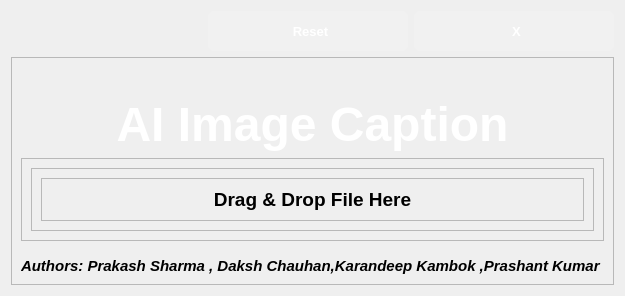
<?xml version="1.0" encoding="UTF-8"?>
<ui version="4.0">
 <class>Dialog</class>
 <widget class="QDialog" name="Dialog">
  <property name="sizePolicy">
   <sizepolicy hsizetype="Expanding" vsizetype="Expanding">
    <horstretch>0</horstretch>
    <verstretch>0</verstretch>
   </sizepolicy>
  </property>
  <property name="windowTitle">
   <string>Dialog</string>
  </property>
  <layout class="QGridLayout" name="gridLayout_2">
   <item row="0" column="0">
    <layout class="QHBoxLayout" name="horizontalLayout_2">
     <item>
      <spacer name="horizontalSpacer">
       <property name="orientation">
        <enum>Qt::Horizontal</enum>
       </property>
       <property name="sizeHint" stdset="0">
        <size>
         <width>40</width>
         <height>20</height>
        </size>
       </property>
      </spacer>
     </item>
     <item>
      <widget class="QPushButton" name="reset_ui">
       <property name="minimumSize">
        <size>
         <width>200</width>
         <height>40</height>
        </size>
       </property>
       <property name="maximumSize">
        <size>
         <width>500</width>
         <height>16777215</height>
        </size>
       </property>
       <property name="font">
        <font>
         <family>Segoe UI</family>
         <pointsize>10</pointsize>
         <weight>75</weight>
         <bold>true</bold>
        </font>
       </property>
       <property name="styleSheet">
        <string notr="true">
QPushButton{
color: white;
background: rgba(255, 255, 255, 30);
border-radius: 6px;
padding-left: 5px;
}

QPushButton::hover{
	color: white;
	background-color : rgba(0, 0  ,0 ,100);

}

QPushButton::pressed{
	background-color: rgba(0, 0, 0, 120)
}
</string>
       </property>
       <property name="text">
        <string>Reset</string>
       </property>
      </widget>
     </item>
     <item alignment="Qt::AlignRight|Qt::AlignTop">
      <widget class="QPushButton" name="close_ui">
       <property name="minimumSize">
        <size>
         <width>200</width>
         <height>40</height>
        </size>
       </property>
       <property name="maximumSize">
        <size>
         <width>25</width>
         <height>45</height>
        </size>
       </property>
       <property name="font">
        <font>
         <family>Segoe UI</family>
         <pointsize>10</pointsize>
         <weight>75</weight>
         <bold>true</bold>
        </font>
       </property>
       <property name="styleSheet">
        <string notr="true">
QPushButton{
color: white;
background: rgba(255, 255, 255, 30);
border-radius: 6px;
padding-left: 5px;
}

QPushButton::hover{
	color: white;
	background-color : rgba(0, 0  ,0 ,100);

}

QPushButton::pressed{
	background-color: rgba(0, 0, 0, 120)
}
</string>
       </property>
       <property name="text">
        <string>X</string>
       </property>
      </widget>
     </item>
    </layout>
   </item>
   <item row="1" column="0">
    <layout class="QGridLayout" name="gridLayout">
     <item row="1" column="0">
      <widget class="QFrame" name="frame">
       <property name="sizePolicy">
        <sizepolicy hsizetype="Expanding" vsizetype="Expanding">
         <horstretch>0</horstretch>
         <verstretch>0</verstretch>
        </sizepolicy>
       </property>
       <property name="styleSheet">
        <string notr="true"> QListView::item{
              			color: white;
                        background: transparent;
                        background-color: rgba(255, 255, 255, 20);
                        border-radius: 8;
                        padding-left: 15px;
                        }
QListWidget QScrollBar
                        {
                        background : transparent;
                        }
 QListView::item:selected
                        {
                        border : 0px;
                        color: white;
                        background : rgba(255, 255, 255, 60);
                        }
                        QListView::item:hover
                        {
                        border : 0px;
                        background : rgba(255, 255, 255, 60);
                        }
 QScrollBar:horizontal {
                border: none;
                background: rgb(52, 59, 72);
                height: 8px;
                margin: 0px 21px 0 21px;
                border-radius: 0px;
            }
 QScrollBar::handle:horizontal {
                background: rgba(255, 255, 255, 30);
                min-width: 25px;
                border-radius: 4px
            }
QScrollBar::add-line:horizontal {
                border: none;
                background:rgba(255, 255, 255, 30);
                width: 20px;
                border-top-right-radius: 4px;
                border-bottom-right-radius: 4px;
                subcontrol-position: right;
                subcontrol-origin: margin;
            }
QScrollBar::sub-line:horizontal {
                border: none;
                background: rgb(55, 63, 77);
                width: 20px;
                border-top-left-radius: 4px;
                border-bottom-left-radius: 4px;
                subcontrol-position: left;
                subcontrol-origin: margin;
            }
 QScrollBar::up-arrow:horizontal, QScrollBar::down-arrow:horizontal
            {
                 background: none;
            }
 QScrollBar::add-page:horizontal, QScrollBar::sub-page:horizontal
            {
                 background: none;
            }
 QScrollBar:vertical {
                border: none;
                background: rgba(255, 255, 255, 10);
                width: 8px;
                margin: 21px 0 21px 0;
                border-radius: 0px;
             }
 QScrollBar::handle:vertical {  
                background: rgba(255, 255, 255, 50);
                min-height: 25px;
                border-radius: 4px
             }

QScrollBar::sub-line:vertical {
                border: none;
                background: rgba(0, 0, 0, 10);
                 height: 20px;
                border-top-left-radius: 4px;
                border-top-right-radius: 4px;
                 subcontrol-position: top;
                 subcontrol-origin: margin;
             }
QScrollBar::up-arrow:vertical, QScrollBar::down-arrow:vertical {
                 background: none;
             }

QScrollBar::add-page:vertical, QScrollBar::sub-page:vertical {
                 background: none;
             }
                        </string>
       </property>
       <property name="frameShape">
        <enum>QFrame::StyledPanel</enum>
       </property>
       <property name="frameShadow">
        <enum>QFrame::Raised</enum>
       </property>
       <layout class="QGridLayout" name="gridLayout_3">
        <item row="0" column="1">
         <spacer name="verticalSpacer">
          <property name="orientation">
           <enum>Qt::Vertical</enum>
          </property>
          <property name="sizeType">
           <enum>QSizePolicy::Fixed</enum>
          </property>
          <property name="sizeHint" stdset="0">
           <size>
            <width>20</width>
            <height>30</height>
           </size>
          </property>
         </spacer>
        </item>
        <item row="5" column="1">
         <spacer name="verticalSpacer_2">
          <property name="orientation">
           <enum>Qt::Vertical</enum>
          </property>
          <property name="sizeType">
           <enum>QSizePolicy::Fixed</enum>
          </property>
          <property name="sizeHint" stdset="0">
           <size>
            <width>10</width>
            <height>10</height>
           </size>
          </property>
         </spacer>
        </item>
        <item row="3" column="1">
         <widget class="QFrame" name="image">
          <property name="sizePolicy">
           <sizepolicy hsizetype="Expanding" vsizetype="Expanding">
            <horstretch>0</horstretch>
            <verstretch>0</verstretch>
           </sizepolicy>
          </property>
          <property name="frameShape">
           <enum>QFrame::StyledPanel</enum>
          </property>
          <property name="frameShadow">
           <enum>QFrame::Raised</enum>
          </property>
          <layout class="QVBoxLayout" name="verticalLayout_2">
           <item>
            <widget class="QFrame" name="frame_3">
             <property name="frameShape">
              <enum>QFrame::StyledPanel</enum>
             </property>
             <property name="frameShadow">
              <enum>QFrame::Raised</enum>
             </property>
             <layout class="QVBoxLayout" name="verticalLayout">
              <item>
               <widget class="QFrame" name="frame_4">
                <property name="sizePolicy">
                 <sizepolicy hsizetype="Expanding" vsizetype="Expanding">
                  <horstretch>0</horstretch>
                  <verstretch>0</verstretch>
                 </sizepolicy>
                </property>
                <property name="frameShape">
                 <enum>QFrame::StyledPanel</enum>
                </property>
                <property name="frameShadow">
                 <enum>QFrame::Raised</enum>
                </property>
                <layout class="QVBoxLayout" name="verticalLayout_3">
                 <item>
                  <widget class="QLabel" name="drop">
                   <property name="sizePolicy">
                    <sizepolicy hsizetype="Preferred" vsizetype="Preferred">
                     <horstretch>0</horstretch>
                     <verstretch>0</verstretch>
                    </sizepolicy>
                   </property>
                   <property name="font">
                    <font>
                     <family>Segoe UI</family>
                     <pointsize>14</pointsize>
                     <weight>75</weight>
                     <bold>true</bold>
                    </font>
                   </property>
                   <property name="text">
                    <string>Drag &amp; Drop File Here</string>
                   </property>
                   <property name="alignment">
                    <set>Qt::AlignCenter</set>
                   </property>
                  </widget>
                 </item>
                </layout>
               </widget>
              </item>
             </layout>
            </widget>
           </item>
          </layout>
         </widget>
        </item>
        <item row="1" column="1">
         <widget class="QLabel" name="status">
          <property name="sizePolicy">
           <sizepolicy hsizetype="Preferred" vsizetype="Minimum">
            <horstretch>0</horstretch>
            <verstretch>0</verstretch>
           </sizepolicy>
          </property>
          <property name="font">
           <font>
            <family>Segoe UI</family>
            <pointsize>36</pointsize>
            <weight>75</weight>
            <bold>true</bold>
           </font>
          </property>
          <property name="styleSheet">
           <string notr="true">background-color: transparent;
color: white;</string>
          </property>
          <property name="text">
           <string>AI Image Caption</string>
          </property>
          <property name="alignment">
           <set>Qt::AlignCenter</set>
          </property>
          <property name="wordWrap">
           <bool>true</bool>
          </property>
         </widget>
        </item>
        <item row="6" column="1" alignment="Qt::AlignHCenter">
         <widget class="QLabel" name="label">
          <property name="font">
           <font>
            <family>Segoe UI</family>
            <pointsize>11</pointsize>
            <weight>75</weight>
            <italic>true</italic>
            <bold>true</bold>
           </font>
          </property>
          <property name="text">
           <string>Authors: Prakash Sharma , Daksh Chauhan,Karandeep Kambok ,Prashant Kumar </string>
          </property>
         </widget>
        </item>
       </layout>
      </widget>
     </item>
    </layout>
   </item>
   <item row="2" column="0">
    <layout class="QHBoxLayout" name="horizontalLayout"/>
   </item>
  </layout>
 </widget>
 <resources/>
 <connections/>
</ui>
